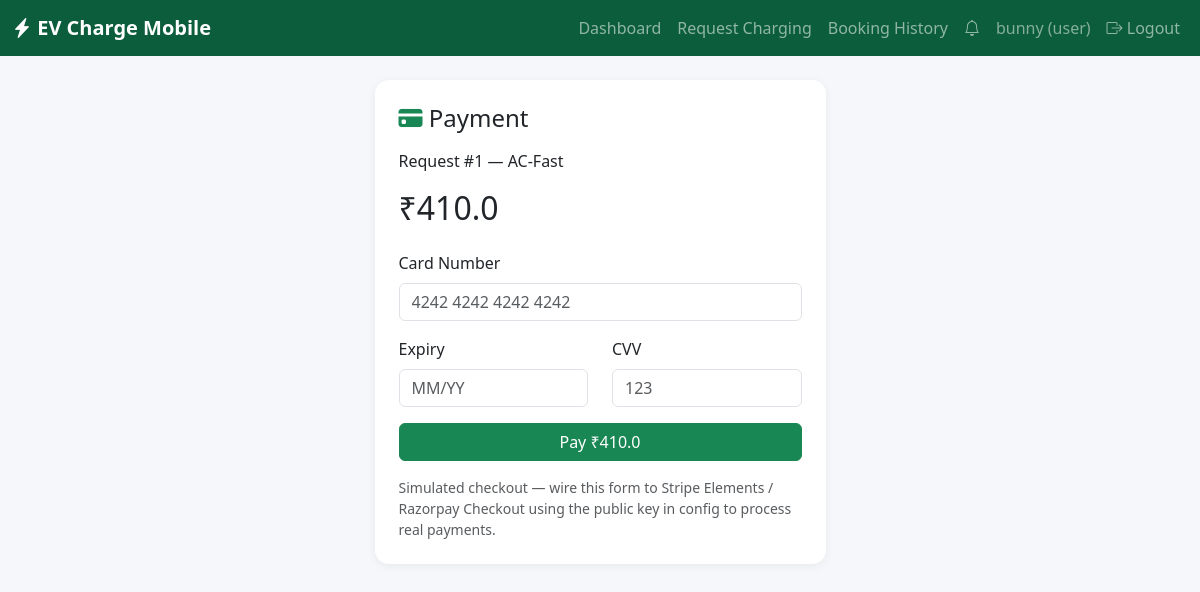
Screenshot of /user/pay/1 (signed in) with the database file from the repository.
### app/models.py (models this page shows, shortened)
class User(UserMixin, db.Model):
    __tablename__ = "users"
    id = db.Column(db.Integer, primary_key=True)
    name = db.Column(db.String(120), nullable=False)
    email = db.Column(db.String(120), unique=True, nullable=False, index=True)
    phone = db.Column(db.String(20))
    password_hash = db.Column(db.String(255), nullable=False)
    role = db.Column(db.String(20), nullable=False, default="user")  # user | admin | driver
    created_at = db.Column(db.DateTime, default=datetime.utcnow)
    requests = db.relationship("ChargingRequest", backref="customer", lazy=True,
                                foreign_keys="ChargingRequest.user_id")
    van = db.relationship("ChargingVan", backref="driver", uselist=False,
                           foreign_keys="ChargingVan.driver_id")
    notifications = db.relationship("Notification", backref="user", lazy=True)

class ChargingRequest(db.Model):
    __tablename__ = "charging_requests"
    id = db.Column(db.Integer, primary_key=True)
    user_id = db.Column(db.Integer, db.ForeignKey("users.id"), nullable=False)
    van_id = db.Column(db.Integer, db.ForeignKey("charging_vans.id"), nullable=True)
    charging_type = db.Column(db.String(50), nullable=False)  # AC-Slow / AC-Fast / DC-Fast
    vehicle_number = db.Column(db.String(30))
    lat = db.Column(db.Float, nullable=False)
    lng = db.Column(db.Float, nullable=False)
    address_text = db.Column(db.String(255))
    status = db.Column(db.String(20), default="pending")
    estimated_kwh = db.Column(db.Float, default=10.0)
    amount = db.Column(db.Float, default=0.0)
    requested_at = db.Column(db.DateTime, default=datetime.utcnow)
    assigned_at = db.Column(db.DateTime)
    started_at = db.Column(db.DateTime)
    ended_at = db.Column(db.DateTime)
    payment = db.relationship("Payment", backref="request", uselist=False)

### app/user/routes.py (the view, shortened to what this page needs)
@user_bp.route("/pay/<int:request_id>", methods=["GET", "POST"])
@roles_required("user")
def pay(request_id):
    req = ChargingRequest.query.filter_by(id=request_id, user_id=current_user.id).first_or_404()
    return render_template("user/pay.html", req=req,
                            stripe_public_key=current_app.config["STRIPE_PUBLIC_KEY"])

### app/models.py (called while the page is built)
@login_manager.user_loader
def load_user(user_id):
    return User.query.get(int(user_id))

### app/user/routes.py (called while the page is built)
@user_bp.before_request
@login_required
def _guard():
    pass

### app/utils.py (called while the page is built)
def roles_required(*roles):
    def decorator(fn):
        @wraps(fn)
        def wrapped(*args, **kwargs):
            if not current_user.is_authenticated or current_user.role not in roles:
                abort(403)
            return fn(*args, **kwargs)
        return wrapped
    return decorator

### app/templates/user/pay.html (shortened to what this page needs)
{% extends "base.html" %}
{% block content %}
<div class="row justify-content-center">
  <div class="col-md-5">
    <div class="card p-4">
      <h4 class="mb-3"><i class="bi bi-credit-card-fill text-success"></i> Payment</h4>
      <p>Request #{{ req.id }} — {{ req.charging_type }}</p>
      <h2 class="mb-4">₹{{ req.amount }}</h2>
      <form method="POST">
        <div class="mb-3">
          <label class="form-label">Card Number</label>
          <input type="text" class="form-control" placeholder="4242 4242 4242 4242" required>
        </div>
        <div class="row">
          <div class="col-6 mb-3">
            <label class="form-label">Expiry</label>
            <input type="text" class="form-control" placeholder="MM/YY" required>
          </div>
          <div class="col-6 mb-3">
            <label class="form-label">CVV</label>
            <input type="text" class="form-control" placeholder="123" required>
          </div>
        </div>
        <button class="btn btn-success w-100" type="submit">Pay ₹{{ req.amount }}</button>
      </form>
      <p class="text-muted small mt-3 mb-0">
        Simulated checkout — wire this form to Stripe Elements / Razorpay Checkout using
        the public key in config to process real payments.
      </p>
    </div>
  </div>
</div>
{% endblock %}

### app/templates/base.html (shortened to what this page needs)
<!DOCTYPE html>
<html lang="en">
<head>
  <link href="https://cdn.jsdelivr.net/npm/bootstrap@5.3.3/dist/css/bootstrap.min.css" rel="stylesheet">
  <link href="https://cdn.jsdelivr.net/npm/bootstrap-icons@1.11.3/font/bootstrap-icons.css" rel="stylesheet">
  <link href="https://unpkg.com/leaflet@1.9.4/dist/leaflet.css" rel="stylesheet">
  <link href="{{ url_for('static', filename='css/style.css') }}" rel="stylesheet">
</head>
<body>
  <nav class="navbar navbar-expand-lg navbar-dark" style="background-color:#0b5d3b;">
    <div class="container-fluid">
      <a class="navbar-brand fw-bold" href="{{ url_for('index') }}"><i class="bi bi-lightning-charge-fill"></i> EV Charge Mobile</a>
      <div class="collapse navbar-collapse" id="nav">
        <ul class="navbar-nav ms-auto">
          {% if current_user.is_authenticated %}
            {% if current_user.role == 'user' %}
              <li class="nav-item"><a class="nav-link" href="{{ url_for('user.dashboard') }}">Dashboard</a></li>
              <li class="nav-item"><a class="nav-link" href="{{ url_for('user.request_charging') }}">Request Charging</a></li>
              <li class="nav-item"><a class="nav-link" href="{{ url_for('user.history') }}">Booking History</a></li>
              <li class="nav-item"><a class="nav-link" href="{{ url_for('user.notifications') }}"><i class="bi bi-bell"></i></a></li>
            {% elif current_user.role == 'driver' %}
              <li class="nav-item"><a class="nav-link" href="{{ url_for('driver.dashboard') }}">Dashboard</a></li>
              <li class="nav-item"><a class="nav-link" href="{{ url_for('driver.my_requests') }}">My Requests</a></li>
            {% endif %}
            <li class="nav-item"><span class="nav-link text-white-50">{{ current_user.name }} ({{ current_user.role }})</span></li>
            <li class="nav-item"><a class="nav-link" href="{{ url_for('auth.logout') }}"><i class="bi bi-box-arrow-right"></i> Logout</a></li>
          {% else %}
            <li class="nav-item"><a class="nav-link" href="{{ url_for('auth.login') }}">Login</a></li>
            <li class="nav-item"><a class="nav-link" href="{{ url_for('auth.register') }}">Register</a></li>
          {% endif %}
        </ul>
      </div>
    </div>
  </nav>
  <div class="container mt-4 mb-5">
    {% block content %}{% endblock %}
  </div>
</body>
</html>

### app/static/css/style.css (style rules this page uses)
body { background-color: #f5f7fa; }
.card { border: none; border-radius: 14px; box-shadow: 0 2px 10px rgba(0, 0, 0, 0.06); }

### rows the page displays
User: name "bunny", role "user"
ChargingRequest: id "1", charging_type "AC-Fast", amount "410.0"
